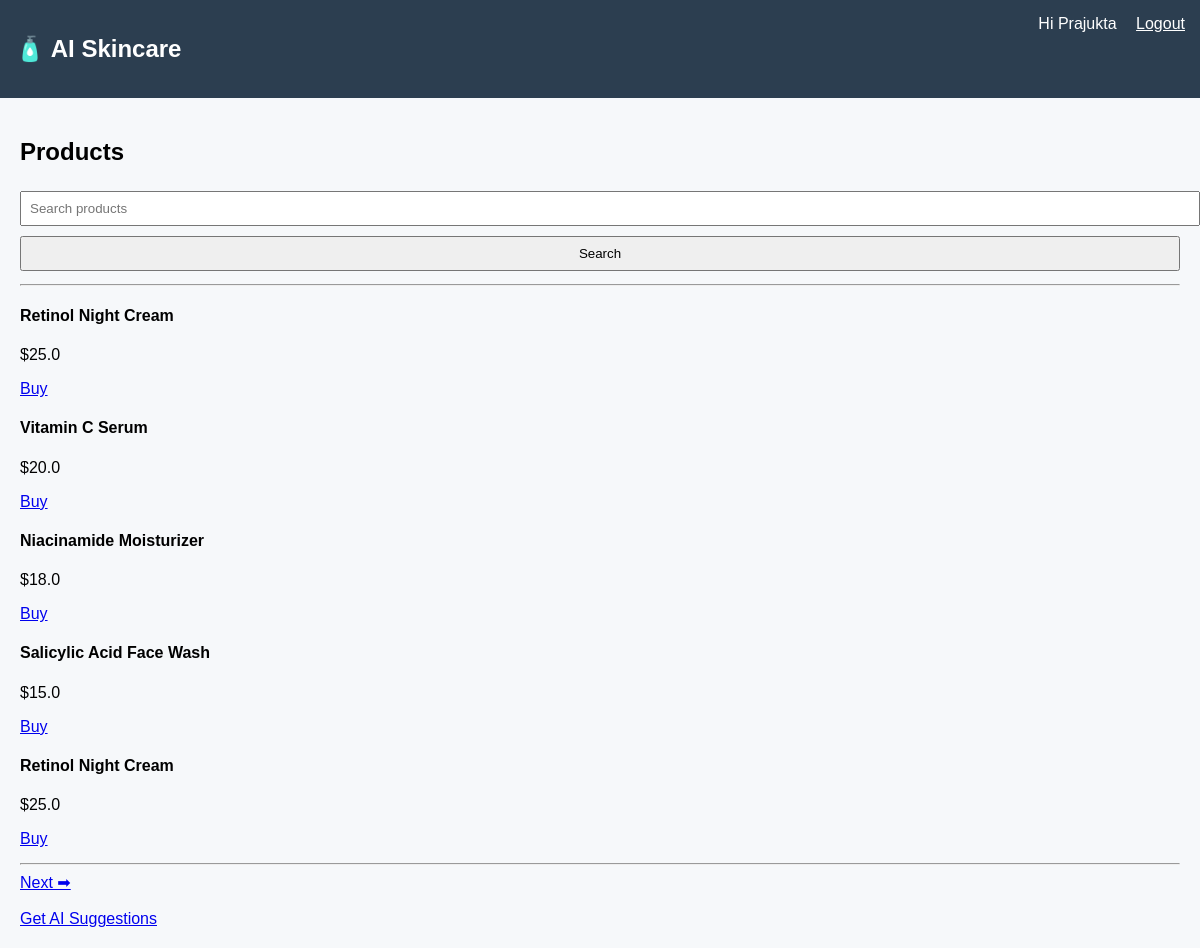
Screenshot of / (signed in) with the database file from the repository.
### models.py (models this page shows)
class User(db.Model, UserMixin):
    id = db.Column(db.Integer, primary_key=True)
    username = db.Column(db.String(50), unique=True, nullable=False)
    email = db.Column(db.String(100), unique=True, nullable=False)
    password = db.Column(db.String(200), nullable=False)

class Product(db.Model):
    id = db.Column(db.Integer, primary_key=True)
    name = db.Column(db.String(100), nullable=False)
    brand = db.Column(db.String(50))
    ingredients = db.Column(db.Text)
    skin_type = db.Column(db.String(50))
    price = db.Column(db.Float)
    image_url = db.Column(db.String(200))

### app.py (the view)
@app.route("/")
@login_required
def products():
    page = request.args.get("page", 1, type=int)
    search = request.args.get("search", "")
    query = Product.query
    if search:
        query = query.filter(Product.name.ilike(f"%{search}%"))
    pagination = query.paginate(page=page, per_page=5)
    return render_template(
        "products.html",
        products=pagination.items,
        pagination=pagination,
        search=search
    )

### app.py (called while the page is built)
@login_manager.user_loader
def load_user(user_id):
    return User.query.get(int(user_id))

### templates/products.html (shortened to what this page needs)
{% extends "base.html" %}
{% block content %}
<h2>Products</h2>
<form method="GET" action="{{ url_for('products') }}">
    <input
        type="text"
        name="search"
        placeholder="Search products"
        value="{{ search }}"
    >
    <button type="submit">Search</button>
</form>
<hr>
{% if products %}
    {% for p in products %}
        <div style="margin-bottom: 15px;">
            <h4>{{ p.name }}</h4>
            <p>${{ p.price }}</p>
            <a href="/buy/{{ p.id }}">Buy</a>
        </div>
    {% endfor %}
{% else %}
    <p><b>No products found.</b></p>
{% endif %}
<hr>
{% if pagination.has_next %}
    <a href="?page={{ pagination.next_num }}&search={{ search }}">Next ➡</a>
{% endif %}
<br><br>
<a href="/ai">Get AI Suggestions</a>
{% endblock %}

### templates/base.html (shortened to what this page needs)
<!DOCTYPE html>
<html>
<head>
    <link rel="stylesheet" href="{{ url_for('static', filename='css/style.css') }}">
</head>
<body>
<nav>
    <h2>🧴 AI Skincare</h2>
    <div>
        {% if current_user.is_authenticated %}
            <span>Hi {{ current_user.username }}</span>
            <a href="/logout">Logout</a>
        {% endif %}
    </div>
</nav>
<div class="container">
    {% block content %}{% endblock %}
</div>
</body>
</html>

### static/style.css (style rules this page uses)
body { font-family: Arial; background: #f6f8fa; margin: 0; }
nav { background: #2c3e50; color: white; padding: 15px; display: flex; justify-content: space-between; }
nav a { color: white; margin-left: 15px; }
.container { padding: 20px; }
input, select, button { padding: 8px; margin: 5px 0; width: 100%; }

### rows the page displays
User: username "Prajukta"
Product: name "Retinol Night Cream", price "25.0"
Product: name "Vitamin C Serum", price "20.0"
Product: name "Niacinamide Moisturizer", price "18.0"
Product: name "Salicylic Acid Face Wash", price "15.0"
Product: name "Retinol Night Cream", price "25.0"
